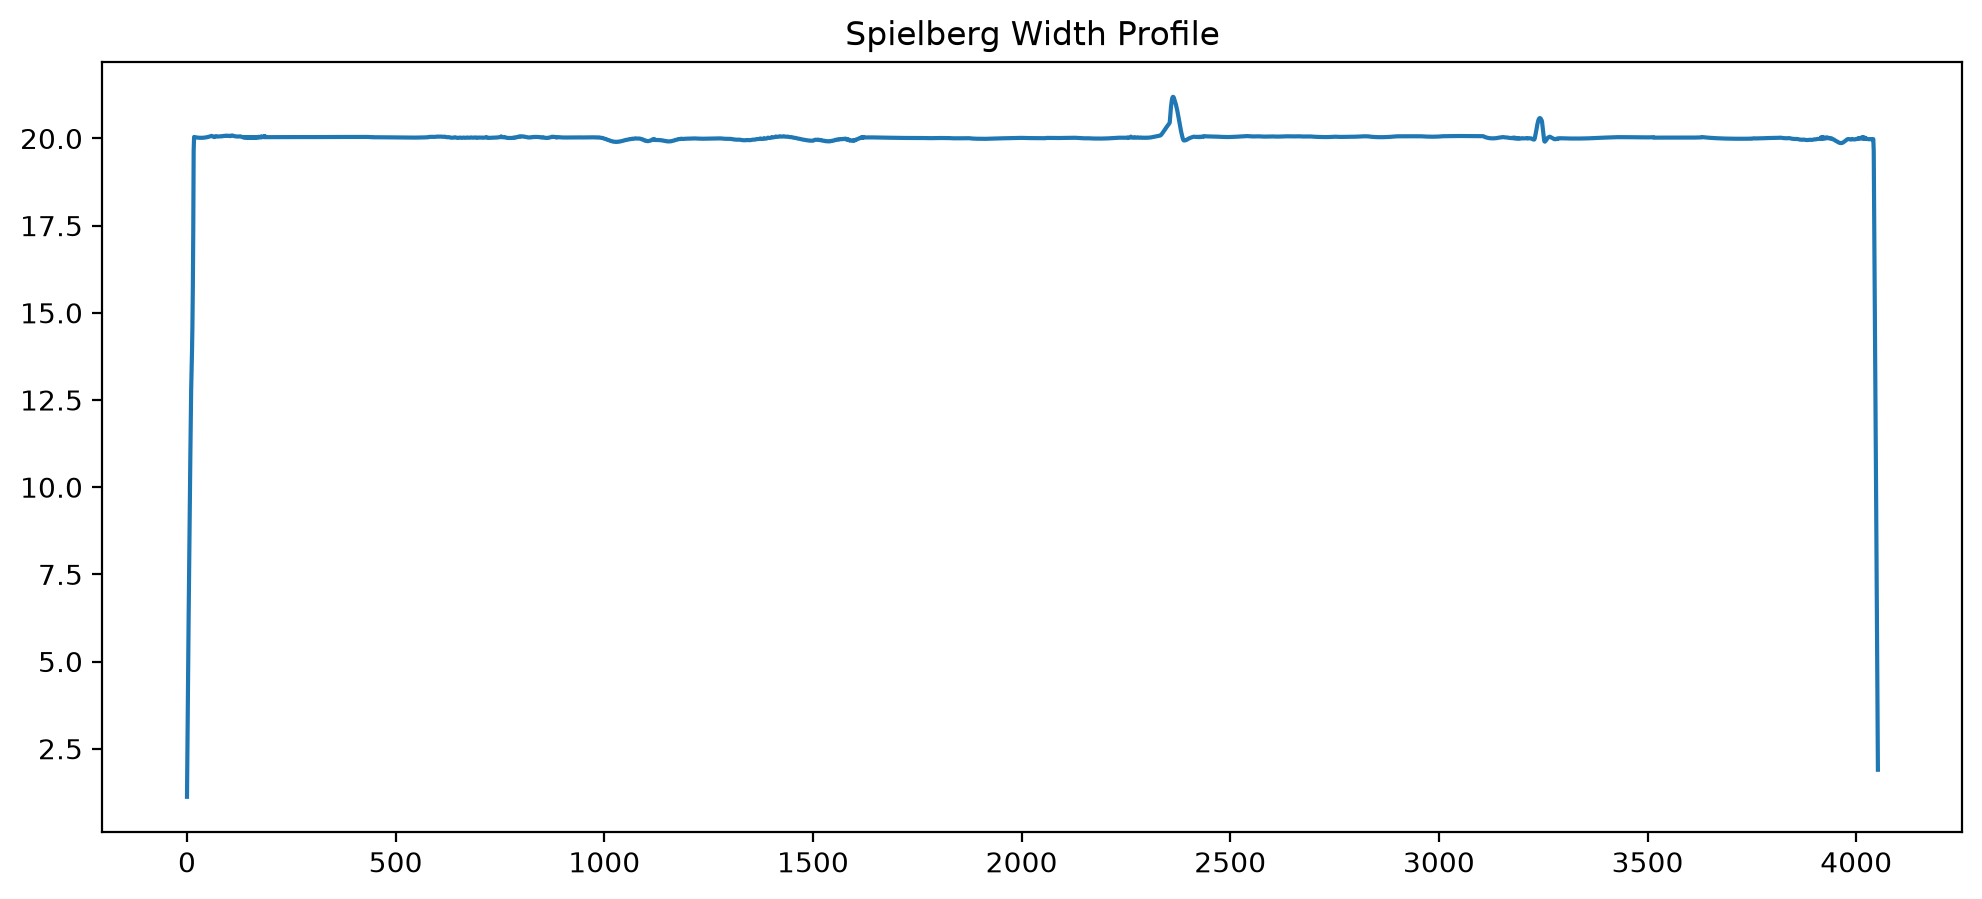

Write the Python code that produced this figure.
from pathlib import Path
from svgpathtools import svg2paths

import numpy as np
import matplotlib.pyplot as plt
from scipy.spatial import KDTree

SVG_FILE = Path(
r"E:\Project_Shiftwright\external\racing-track-maps-vector\from-iracing\Road\spielberg\403-spielberg-gp\active.svg"
)

paths, _ = svg2paths(
    str(SVG_FILE)
)

path = paths[0]

N = 8000

pts = []

for i in range(N):

    p = path.point(
        i/(N-1)
    )

    pts.append([
        p.real,
        p.imag
    ])

pts = np.array(pts)

split = 4053

a = pts[:split]
b = pts[split:]

tree = KDTree(b)

widths = []

for point in a:

    distance, _ = tree.query(
        point
    )

    widths.append(
        distance
    )

widths = np.array(
    widths
)

print()
print(
    f"Mean Width : "
    f"{widths.mean():.2f}"
)

print(
    f"Min Width  : "
    f"{widths.min():.2f}"
)

print(
    f"Max Width  : "
    f"{widths.max():.2f}"
)

smallest = np.argsort(
    widths
)[:20]

largest = np.argsort(
    widths
)[-20:]

print()
print("Smallest Widths")

for idx in smallest:

    print(
        idx,
        widths[idx]
    )

print()
print("Largest Widths")

for idx in largest:

    print(
        idx,
        widths[idx]
    )

plt.figure(
    figsize=(12,5)
)

plt.plot(
    widths
)

plt.title(
    "Spielberg Width Profile"
)

plt.savefig(
    "experiments/spielberg_width_profile.png",
    dpi=200,
    bbox_inches="tight"
)

print()
print(
    "Saved:"
    " experiments/spielberg_width_profile.png"
)
